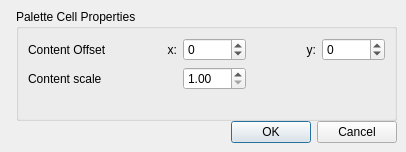
<?xml version="1.0" encoding="UTF-8"?>
<ui version="4.0">
 <class>PaletteCellProperties</class>
 <widget class="QDialog" name="PaletteCellProperties">
  <property name="geometry">
   <rect>
    <x>0</x>
    <y>0</y>
    <width>406</width>
    <height>152</height>
   </rect>
  </property>
  <property name="windowTitle">
   <string>Chord Properties</string>
  </property>
  <layout class="QHBoxLayout" name="horizontalLayout">
   <property name="spacing">
    <number>0</number>
   </property>
   <property name="margin">
    <number>0</number>
   </property>
   <item>
    <widget class="QLabel" name="label_3">
     <property name="sizePolicy">
      <sizepolicy hsizetype="Fixed" vsizetype="Ignored">
       <horstretch>0</horstretch>
       <verstretch>0</verstretch>
      </sizepolicy>
     </property>
     <property name="text">
      <string/>
     </property>
     <property name="pixmap">
      <pixmap resource="mscore.qrc">:/data/bg1.jpg</pixmap>
     </property>
    </widget>
   </item>
   <item>
    <layout class="QVBoxLayout" name="verticalLayout">
     <property name="margin">
      <number>9</number>
     </property>
     <item>
      <widget class="QGroupBox" name="groupBox">
       <property name="title">
        <string>Palette Cell Properties</string>
       </property>
       <property name="flat">
        <bool>false</bool>
       </property>
       <layout class="QGridLayout" name="gridLayout">
        <item row="0" column="0">
         <widget class="QLabel" name="label">
          <property name="text">
           <string>Content Offset</string>
          </property>
         </widget>
        </item>
        <item row="0" column="2">
         <widget class="QSpinBox" name="xoffset">
          <property name="minimum">
           <number>-1000</number>
          </property>
          <property name="maximum">
           <number>1000</number>
          </property>
         </widget>
        </item>
        <item row="2" column="0" alignment="Qt::AlignHCenter">
         <spacer name="verticalSpacer">
          <property name="orientation">
           <enum>Qt::Vertical</enum>
          </property>
          <property name="sizeHint" stdset="0">
           <size>
            <width>20</width>
            <height>0</height>
           </size>
          </property>
         </spacer>
        </item>
        <item row="0" column="3">
         <widget class="QLabel" name="label_4">
          <property name="text">
           <string>y:</string>
          </property>
          <property name="alignment">
           <set>Qt::AlignRight|Qt::AlignTrailing|Qt::AlignVCenter</set>
          </property>
         </widget>
        </item>
        <item row="0" column="4">
         <widget class="QSpinBox" name="yoffset">
          <property name="minimum">
           <number>-1000</number>
          </property>
          <property name="maximum">
           <number>1000</number>
          </property>
         </widget>
        </item>
        <item row="0" column="1">
         <widget class="QLabel" name="label_2">
          <property name="text">
           <string>x:</string>
          </property>
          <property name="alignment">
           <set>Qt::AlignRight|Qt::AlignTrailing|Qt::AlignVCenter</set>
          </property>
         </widget>
        </item>
        <item row="1" column="0">
         <widget class="QLabel" name="label_5">
          <property name="text">
           <string>Content scale</string>
          </property>
         </widget>
        </item>
        <item row="1" column="2">
         <widget class="QDoubleSpinBox" name="scale">
          <property name="minimum">
           <double>1.000000000000000</double>
          </property>
          <property name="singleStep">
           <double>2.000000000000000</double>
          </property>
         </widget>
        </item>
       </layout>
      </widget>
     </item>
     <item>
      <widget class="QDialogButtonBox" name="buttonBox">
       <property name="orientation">
        <enum>Qt::Horizontal</enum>
       </property>
       <property name="standardButtons">
        <set>QDialogButtonBox::Cancel|QDialogButtonBox::Ok</set>
       </property>
      </widget>
     </item>
    </layout>
   </item>
  </layout>
 </widget>
 <resources>
  <include location="mscore.qrc"/>
 </resources>
 <connections>
  <connection>
   <sender>buttonBox</sender>
   <signal>accepted()</signal>
   <receiver>PaletteCellProperties</receiver>
   <slot>accept()</slot>
   <hints>
    <hint type="sourcelabel">
     <x>248</x>
     <y>254</y>
    </hint>
    <hint type="destinationlabel">
     <x>157</x>
     <y>274</y>
    </hint>
   </hints>
  </connection>
  <connection>
   <sender>buttonBox</sender>
   <signal>rejected()</signal>
   <receiver>PaletteCellProperties</receiver>
   <slot>reject()</slot>
   <hints>
    <hint type="sourcelabel">
     <x>316</x>
     <y>260</y>
    </hint>
    <hint type="destinationlabel">
     <x>286</x>
     <y>274</y>
    </hint>
   </hints>
  </connection>
 </connections>
</ui>
